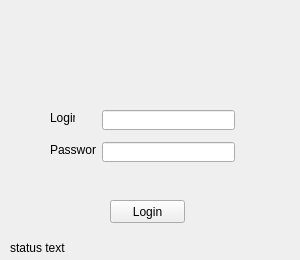
<?xml version="1.0" encoding="UTF-8"?>
<ui version="4.0">
 <class>LoginControl</class>
 <widget class="QWidget" name="LoginControl">
  <property name="geometry">
   <rect>
    <x>0</x>
    <y>0</y>
    <width>300</width>
    <height>260</height>
   </rect>
  </property>
  <property name="sizePolicy">
   <sizepolicy hsizetype="Preferred" vsizetype="Preferred">
    <horstretch>0</horstretch>
    <verstretch>0</verstretch>
   </sizepolicy>
  </property>
  <property name="windowTitle">
   <string>Login</string>
  </property>
  <widget class="QLineEdit" name="txtPassword">
   <property name="geometry">
    <rect>
     <x>102</x>
     <y>142</y>
     <width>133</width>
     <height>20</height>
    </rect>
   </property>
   <property name="echoMode">
    <enum>QLineEdit::Password</enum>
   </property>
  </widget>
  <widget class="QLineEdit" name="txtUser">
   <property name="geometry">
    <rect>
     <x>102</x>
     <y>110</y>
     <width>133</width>
     <height>20</height>
    </rect>
   </property>
  </widget>
  <widget class="QLabel" name="label_2">
   <property name="geometry">
    <rect>
     <x>50</x>
     <y>142</y>
     <width>46</width>
     <height>16</height>
    </rect>
   </property>
   <property name="text">
    <string>Password</string>
   </property>
  </widget>
  <widget class="QLabel" name="label">
   <property name="geometry">
    <rect>
     <x>50</x>
     <y>110</y>
     <width>25</width>
     <height>16</height>
    </rect>
   </property>
   <property name="text">
    <string>Login</string>
   </property>
  </widget>
  <widget class="QPushButton" name="cmdLogin">
   <property name="geometry">
    <rect>
     <x>110</x>
     <y>200</y>
     <width>75</width>
     <height>23</height>
    </rect>
   </property>
   <property name="text">
    <string>Login</string>
   </property>
  </widget>
  <widget class="QLabel" name="label_3">
   <property name="geometry">
    <rect>
     <x>10</x>
     <y>30</y>
     <width>291</width>
     <height>71</height>
    </rect>
   </property>
   <property name="text">
    <string/>
   </property>
   <property name="pixmap">
    <pixmap resource="Images.qrc">:/Images/Logo/login_logo.png</pixmap>
   </property>
  </widget>
  <widget class="QLabel" name="txtStatus">
   <property name="geometry">
    <rect>
     <x>10</x>
     <y>240</y>
     <width>281</width>
     <height>16</height>
    </rect>
   </property>
   <property name="sizePolicy">
    <sizepolicy hsizetype="Preferred" vsizetype="Preferred">
     <horstretch>0</horstretch>
     <verstretch>0</verstretch>
    </sizepolicy>
   </property>
   <property name="text">
    <string>status text</string>
   </property>
  </widget>
  <widget class="QLabel" name="txtError">
   <property name="geometry">
    <rect>
     <x>50</x>
     <y>170</y>
     <width>211</width>
     <height>16</height>
    </rect>
   </property>
   <property name="styleSheet">
    <string notr="true">color: rgb(255, 0, 4);</string>
   </property>
   <property name="text">
    <string/>
   </property>
  </widget>
 </widget>
 <resources>
  <include location="Images.qrc"/>
 </resources>
 <connections/>
</ui>
